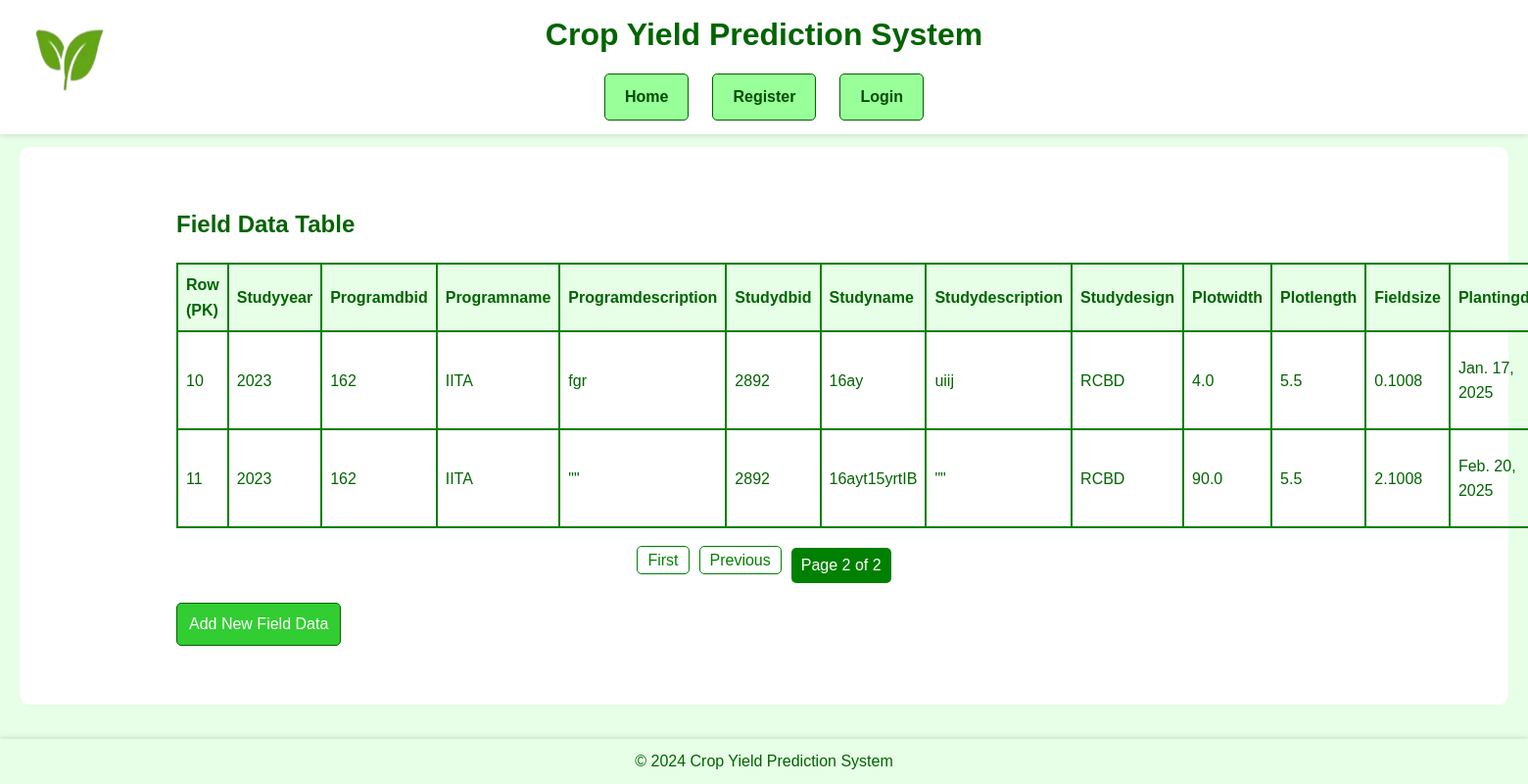
The page /table?page=3 (signed in) on the database as committed earlier.
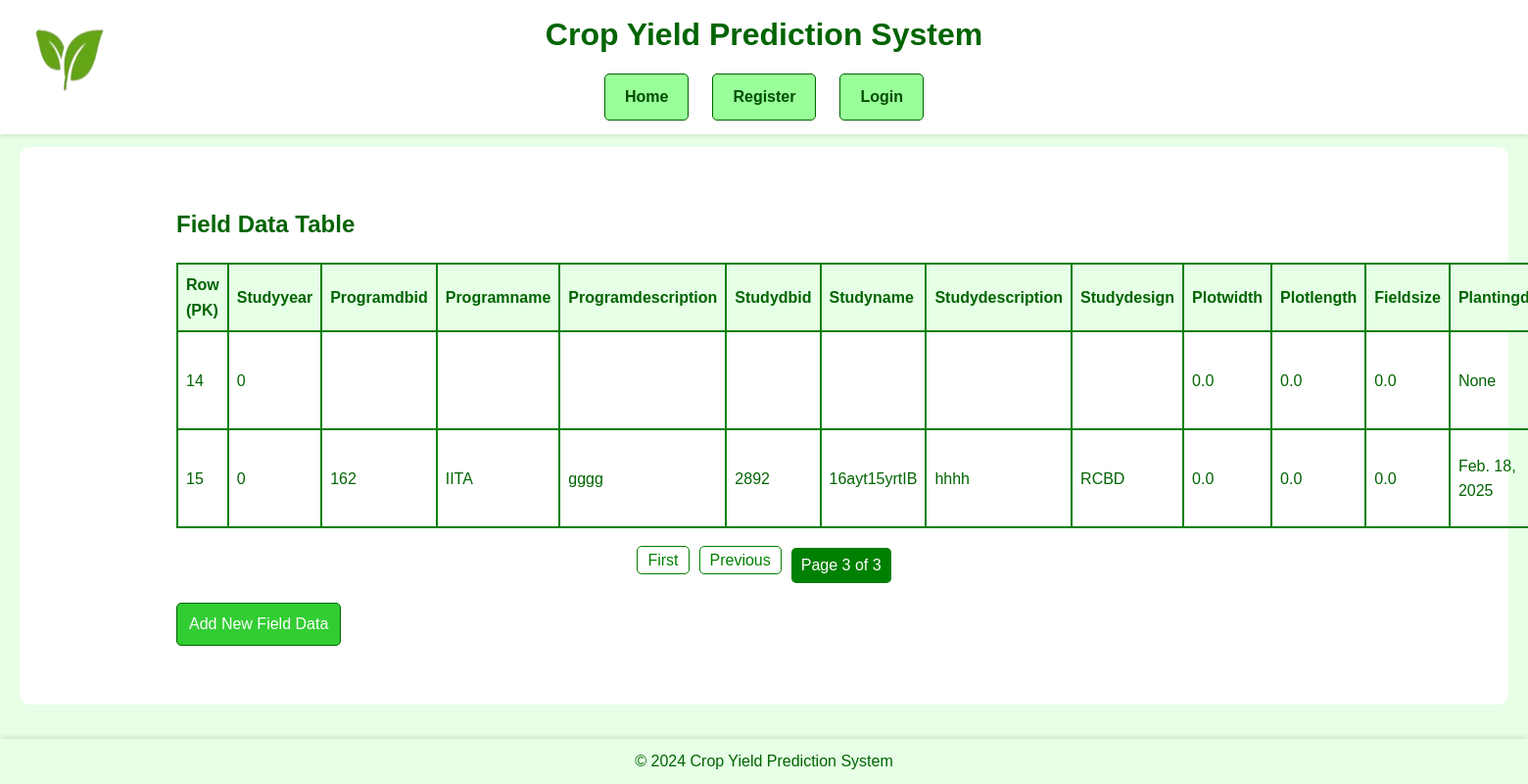
The same page on the database as committed later.
### django_nlp_integration/nlp_app/models.py (models this page shows, shortened)
class FieldData(models.Model):
    studyYear = models.IntegerField(blank=True, null=True)
    programDbId = models.CharField(max_length=255, blank=True, null=True)
    programName = models.CharField(max_length=255, blank=True, null=True)
    programDescription = models.TextField(blank=True, null=True)
    studyDbId = models.CharField(max_length=255, blank=True, null=True)
    studyName = models.CharField(max_length=255, blank=True, null=True)
    studyDescription = models.TextField(blank=True, null=True)
    studyDesign = models.CharField(max_length=255, blank=True, null=True)
    plotWidth = models.FloatField(blank=True, null=True)
    plotLength = models.FloatField(blank=True, null=True)
    fieldSize = models.FloatField(blank=True, null=True)
    plantingDate = models.DateField(blank=True, null=True)
    harvestDate = models.DateField(blank=True, null=True)
    locationDbId = models.CharField(max_length=255, blank=True, null=True)
    locationName = models.CharField(max_length=255, blank=True, null=True)
    germplasmDbId = models.CharField(max_length=255, blank=True, null=True)
    germplasmName = models.CharField(max_length=255, blank=True, null=True)
    germplasmSynonyms = models.CharField(max_length=255, blank=True, null=True)
    observationLevel = models.CharField(max_length=255, blank=True, null=True)
    observationUnitDbId = models.CharField(max_length=255, blank=True, null=True)
    observationUnitName = models.CharField(max_length=255, blank=True, null=True)
    replicate = models.IntegerField(blank=True, null=True)
    blockNumber = models.IntegerField(blank=True, null=True)
    plotNumber = models.IntegerField(blank=True, null=True)
    entryType = models.CharField(max_length=255, blank=True, null=True)
    boiled_storage_root_color = models.CharField(max_length=255, blank=True, null=True)
    cassava_anthractnose_disease_incidence_6_month = models.FloatField(blank=True, null=True)
    cassava_anthractnose_disease_incidence_9_month = models.FloatField(blank=True, null=True)
    cassava_anthractnose_disease_severity_6_month = models.FloatField(blank=True, null=True)
    cassava_anthractnose_disease_severity_9_month = models.FloatField(blank=True, null=True)
    cassava_bacterial_blight_incidence_3_month = models.FloatField(blank=True, null=True)
    cassava_bacterial_blight_incidence_6_month = models.FloatField(blank=True, null=True)
    cassava_bacterial_blight_severity_3_month = models.FloatField(blank=True, null=True)
    cassava_bacterial_blight_severity_6_month = models.FloatField(blank=True, null=True)
    cassava_green_mite_severity_first_evaluation = models.FloatField(blank=True, null=True)
    cassava_green_mite_severity_second_evaluation = models.FloatField(blank=True, null=True)
    cassava_mosaic_disease_incidence_1_month = models.FloatField(blank=True, null=True)
    cassava_mosaic_disease_incidence_3_month = models.FloatField(blank=True, null=True)
    cassava_mosaic_disease_incidence_6_month = models.FloatField(blank=True, null=True)
    cassava_mosaic_disease_severity_1_month = models.FloatField(blank=True, null=True)
    cassava_mosaic_disease_severity_3_month = models.FloatField(blank=True, null=True)
    cassava_mosaic_disease_severity_6_month = models.FloatField(blank=True, null=True)
    dry_matter_content_specific_gravity_method = models.FloatField(blank=True, null=True)
    dry_matter_content_percentage = models.FloatField(blank=True, null=True)
    ease_of_peeling_root_cortex_visual_rating = models.IntegerField(blank=True, null=True)
    first_apical_branch_height_cm = models.FloatField(blank=True, null=True)
    fresh_shoot_weight_kg_per_plot = models.FloatField(blank=True, null=True)
    fresh_storage_root_weight_per_plot = models.FloatField(blank=True, null=True)
    harvest_index_variable = models.FloatField(blank=True, null=True)
    initial_vigor_assessment = models.IntegerField(blank=True, null=True)
    number_of_planted_stakes_per_plot = models.IntegerField(blank=True, null=True)
    plant_architecture_visual_rating = models.IntegerField(blank=True, null=True)
    plant_stands_harvested_counting = models.IntegerField(blank=True, null=True)
    poundability_assessment = models.IntegerField(blank=True, null=True)
    proportion_lodged_plants_percentage = models.FloatField(blank=True, null=True)
    root_neck_length_visual_rating = models.IntegerField(blank=True, null=True)
    root_number_counting = models.IntegerField(blank=True, null=True)
    rotted_storage_root_counting = models.IntegerField(blank=True, null=True)
    specific_gravity = models.FloatField(blank=True, null=True)
    sprout_count_nine_month = models.IntegerField(blank=True, null=True)
    sprout_count_one_month = models.IntegerField(blank=True, null=True)
    sprout_count_six_month = models.IntegerField(blank=True, null=True)
    sprout_count_three_month = models.IntegerField(blank=True, null=True)
    sprouting_proportion = models.FloatField(blank=True, null=True)
    storage_root_cortex_color_visual_rating = models.IntegerField(blank=True, null=True)
    storage_root_periderm_color_visual_rating = models.IntegerField(blank=True, null=True)
    storage_root_pulp_color_visual_rating = models.IntegerField(blank=True, null=True)
    storage_root_shape_visual_rating = models.IntegerField(blank=True, null=True)
    storage_root_size_visual_rating = models.IntegerField(blank=True, null=True)
    taste_of_boiled_root_rating = models.IntegerField(blank=True, null=True)
    top_yield = models.FloatField(blank=True, null=True)
    total_carotenoid_chart_1_8 = models.FloatField(blank=True, null=True)
    total_carotenoid_iCheck_method = models.FloatField(blank=True, null=True)

### django_nlp_integration/nlp_app/views.py (the view, shortened to what this page needs)
# urls.py: path('table', views.table, name='table'),
@login_required
def table(request):
    fielddata_list = FieldData.objects.all()
    fields = [field.name for field in FieldData._meta.fields if field.name != "id"]
    paginator = Paginator(fielddata_list, 4)  # Show 4 records per page
    page_number = request.GET.get("page")
    fielddata = paginator.get_page(page_number)
    if request.method == "POST" and "create" in request.POST:
        new_data = {field: request.POST.get(field, "") for field in fields}
        FieldData.objects.create(**new_data)
        return redirect("table")
    if request.method == "POST" and "delete" in request.POST:
        record_id = request.POST.get("id")
        FieldData.objects.filter(id=record_id).delete()
        return redirect("table")
    return render(request, "nlp_app/table.html", {"fielddata": fielddata, "fields": fields})

### django_nlp_integration/nlp_app/templatetags/custom_filters.py (called while the page is built)
@register.filter
def getattr_custom(obj, attr):
    return getattr(obj, attr, "")

### django_nlp_integration/nlp_app/templates/nlp_app/table.html (shortened to what this page needs)
{% extends 'base_generic.html' %}
{% block content %}
{% load custom_filters %}
<div class="container mt-4">
    <h2>Field Data Table</h2>
    <table class="table">
        <thead>
            <tr>
                <th>Row (PK)</th>
                {% for field in fields %}
                    <th>{{ field|title }}</th>
                {% endfor %}
            </tr>
        </thead>
        <tbody>
            {% for record in fielddata %}
            <tr>
                <td>{{ record.pk }}</td>
                {% for field in fields %}
                    <td data-pk="{{ record.pk }}" data-field="{{ field }}">
                        {{ record|getattr_custom:field }}
                    </td>
                {% endfor %}
            </tr>
            {% endfor %}
        </tbody>
    </table>
    <ul class="pagination">
        {% if fielddata.has_previous %}
            <li><a href="?page=1">First</a></li>
            <li><a href="?page={{ fielddata.previous_page_number }}">Previous</a></li>
        {% endif %}
        <li class="current">Page {{ fielddata.number }} of {{ fielddata.paginator.num_pages }}</li>
    </ul>
    <a class="btn btn-add" href="{% url 'fielddata_create' %}">Add New Field Data</a>
</div>
{% endblock %}

Rows that differ between the two databases and show on the page:
no longer on this page (row unchanged): FieldData: pk "10", fields "2023" "162" "IITA" "fgr" "2892" "16ay" "uiij" "RCBD" "4.0" "5.5" "0.1008" "Jan. 17, 2025"
no longer on this page (row unchanged): FieldData: pk "11", fields "2023" "162" "IITA" "\"\"" "2892" "16ayt15yrtIB" "\"\"" "RCBD" "90.0" "5.5" "2.1008" "Feb. 20, 2025"
added FieldData: pk "14", fields "0" "0.0" "0.0" "0.0" "None"
added FieldData: pk "15", fields "0" "162" "IITA" "gggg" "2892" "16ayt15yrtIB" "hhhh" "RCBD" "0.0" "0.0" "0.0" "Feb. 18, 2025"
Other text that changed with them:
{{ fielddata.number }}: "2" → "3"
{{ fielddata.paginator.num_pages }}: "2" → "3"
